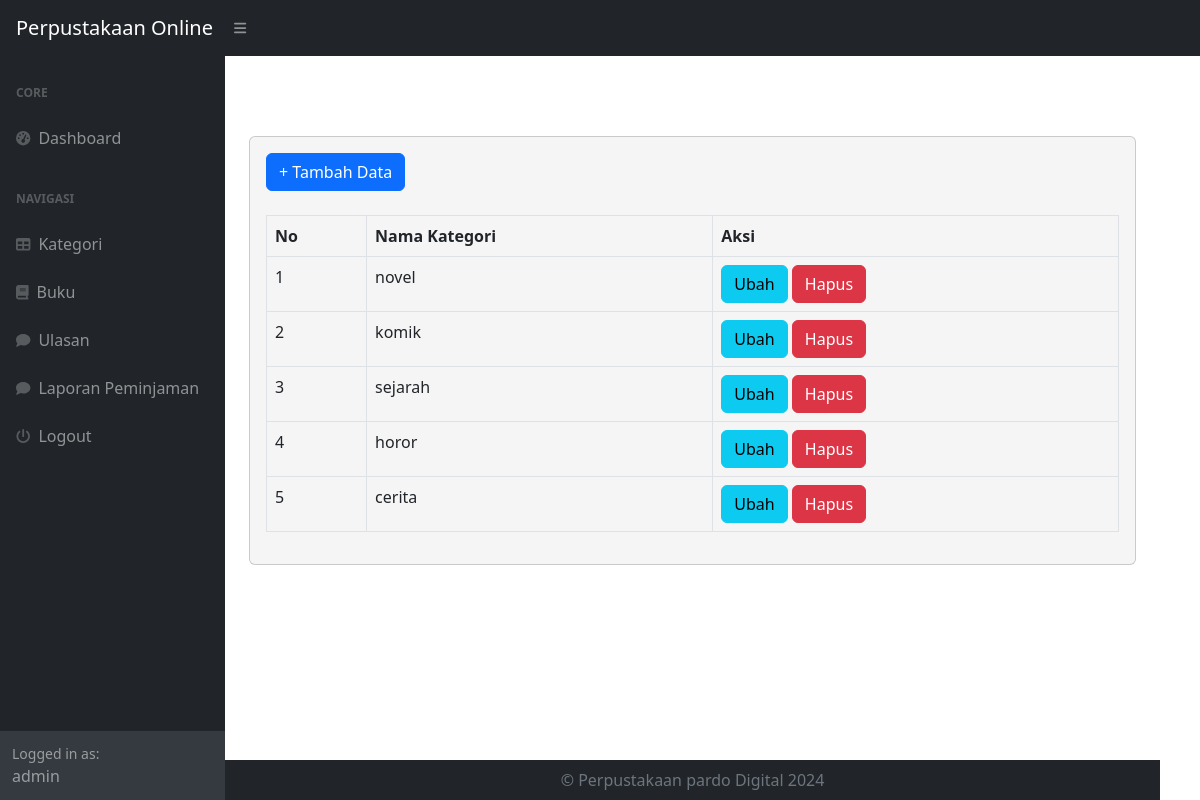
Screenshot of /index.php?page=kategori (signed in) with the database file from the repository.
### tables this page shows
CREATE TABLE `kategori` (
  `id_kategori` int(11) NOT NULL,
  `kategori` varchar(225) DEFAULT NULL
);

### kategori.php (the view)
<?php
 include "do.php";
?>
<h1 class="mt-4">Kategori Buku</h1>
    <div class="card">
        <div class="card-body">
        <div class="row">
            <div class="col-md-12">
                <a href="?page=kategori_tambah" class="btn btn-primary">+ Tambah Data</a>
                <br>
                <br>
                <table class="table table-bordered" id="dataTable" width="100%" cellspacing="0">
                    <tr>
                        <th>No</th>
                        <th>Nama Kategori</th>
                        <th>Aksi</th>
                    </tr>
                    <?php
                    $i = 1;
                        $query = mysqli_query($koneksi, "SELECT*FROM kategori");
                        while($data =mysqli_fetch_array($query)){
                            ?>
                            <tr>
                                <td><?php echo $i++; ?></td>
                                <td><?php echo $data['kategori']; ?></td>
                                <td>
                                    <a href="?page=kategori_ubah&&id=<?php echo $data['id_kategori']; ?>" class="btn btn-info">Ubah</a>
                                    <a onclick="return confirm('Apakah anda yakin menghapus data ini?');" href="?page=kategori_hapus&&id=<?php echo $data['id_kategori']; ?>" class="btn btn-danger">Hapus</a>
                                </td>
                            </tr>
                            <?php
                        }
                    ?>
                </table>
            </div>
        </div>
    </div>
 </div>

### index.php (style rules this page uses)
body { background-image: url('path/to/your/image.jpg'); background-size: cover; background-position: center; }

### do.php (style rules this page uses)
body { background-image: url('assets/img/w.jpg'); background-size: cover; background-repeat: no-repeat; color: #fff; padding-right: 40px; background-position: center; padding-top: 0px; }
.card { background-color: whitesmoke; color: white; }

### rows the page displays
kategori: kategori "novel"
kategori: kategori "komik"
kategori: kategori "sejarah"
kategori: kategori "horor"
kategori: kategori "cerita"

### other values shown
$_SESSION['user']['nama'] "admin"
